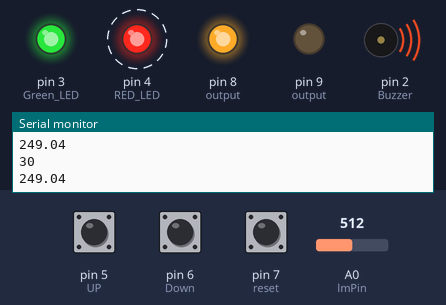
Simulated run of this sketch. Board: Arduino Uno, built with avr-gcc and run on an emulated ATmega328P. Shown: output pins drawn as LEDs (lit = HIGH), buzzer (waves = sounding, pin HIGH), the last lines printed to the serial monitor. Dashed ring = blinking. The test bench sets the inputs (shaded band); at power-on: pin 7 (reset) HIGH, A0 (lmPin) = 512, pin 6 (Down) HIGH, pin 5 (UP) HIGH.

Above: at 1.25 s.
1.3 s: pin 7 (reset) pulled LOW for 1 s
4.3 s: A0 (lmPin) set to 65
7.3 s: A0 (lmPin) set to 57
At 8.3 s:
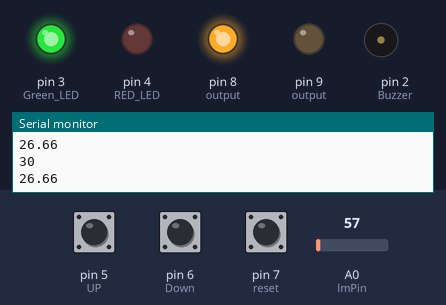
8.8 s: pin 6 (Down) pulled LOW for 1 s
At 9.47 s:
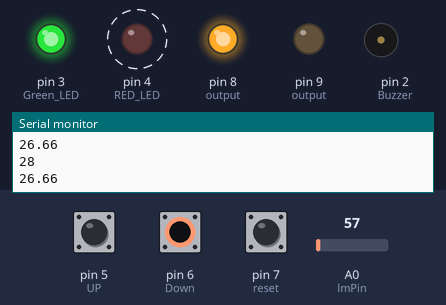
11.8 s: pin 5 (UP) pulled LOW for 1 s
At 12.08 s:
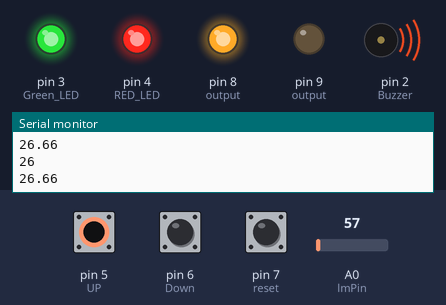
14.3 s: pin 6 (Down) pulled LOW for 3.2 s
At 14.89 s:
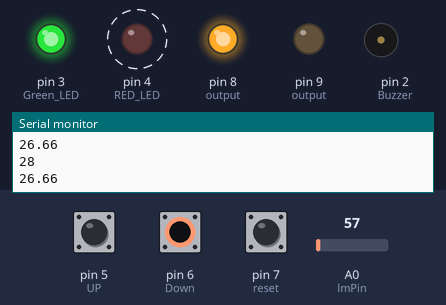
Timing chart, 0 to 20.0 s (numbered marks = the images above; inputs shaded):
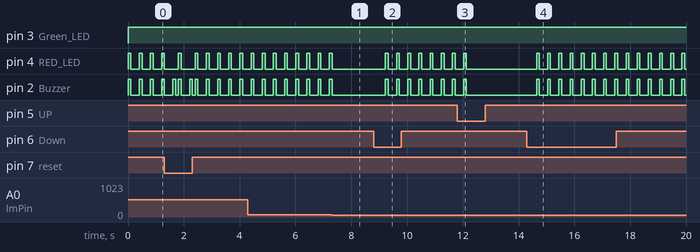

Measured:
- the behaviour switches between 62 and 61 on A0 (lmPin) (found by bisection; images 0 and 1)
- after the input at 7.3 s, pin 4 (RED_LED), pin 2 (Buzzer): goes on until 7.3 s, then stays LOW
- after the input at 8.8 s, pin 4 (RED_LED), pin 2 (Buzzer): alternates HIGH for 0.10 s and LOW for 0.30 s, starting after 0.43 s
- after the input at 11.8 s, pin 4 (RED_LED), pin 2 (Buzzer): goes on until 12.1 s, then stays LOW
- after the input at 14.3 s, pin 4 (RED_LED), pin 2 (Buzzer): alternates HIGH for 0.10 s and LOW for 0.30 s, starting after 0.34 s
- by itself, pin 4 (RED_LED), pin 2 (Buzzer): alternates HIGH for 0.10 s and LOW for 0.30 s

The sketch:

LM35Marashi.ino
```cpp
int lmPin = A0; //
int Z =30;
void setup() //
{
  Serial.begin(9600); //
  pinMode(2, OUTPUT);    //Buzzer
  pinMode(3, OUTPUT);   //Green LED
  pinMode(4, OUTPUT);   //RED LED
  pinMode(5, INPUT);    //UP
  pinMode(6, INPUT);   //Down
  pinMode(7, INPUT);   //reset
  pinMode(8, OUTPUT);   //output
  pinMode(9, OUTPUT);   //output
  digitalWrite(8, HIGH);
  digitalWrite(9, LOW);

}
float tempC() //
{
  float raw = analogRead(lmPin); //
  float percent = raw / 1023.0; //
  float volts = percent * 5.0; //
  return 100.0 * volts; //

}
void loop() //
{
  digitalWrite(3, HIGH);


  int UP = digitalRead(5);
  int DOWN = digitalRead(6);
  int RESET = digitalRead(7);

//  Serial.print(UP);
//  Serial.print("-");
//  Serial.print(DOWN);
//  Serial.print("-");
//  Serial.print(RESET);
//  Serial.print("-");
    Serial.println(Z);


  if (RESET == 0)
   {
    digitalWrite(2, HIGH);
    delay(100);
    digitalWrite(2, LOW);
    delay(100);
     Z = 30;
   }
  if (UP == 0) Z = Z + 1;
  if (DOWN == 0) Z = Z - 1;
  Serial.println(tempC() - 1.2); // 1.2 is calibration number after compare with precision Thermometer ite-tools
  if (tempC() >= Z)
  {
    digitalWrite(2, HIGH);
    digitalWrite(4, HIGH);
    delay(100);
    digitalWrite(2, LOW);
    digitalWrite(4, LOW);
    delay(100);
  }
  delay(200); // ms //
}
```
